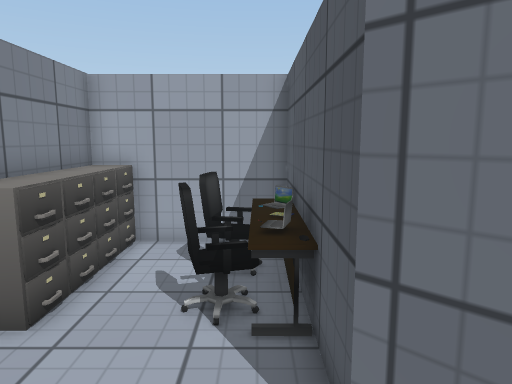
View 1 (above)

12 first-person views from a walk through a scene from a Unity 3-D project. The camera is 1.5 m above the floor, tilts 8° down and sees 70° across. The floor is counted in squares, 0.5 m on a side. Each view is taken from the middle of a square. On the plan, view 1 faces up. The plan holds only what a view shows up to about 20 squares ahead; the rest is blank. Door leaves are left out, so doorways stand open. Some surface patterns are stand-ins.

View 2
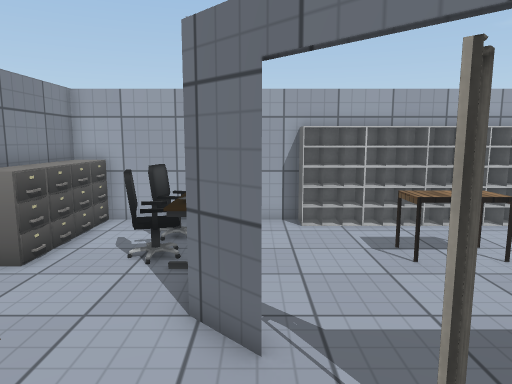

View 3
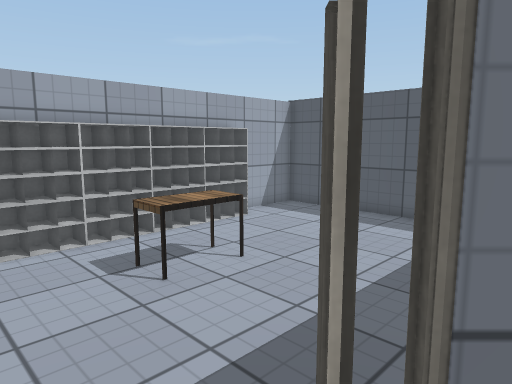

View 4
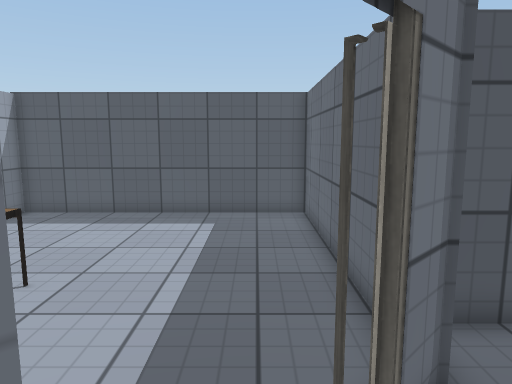

View 5
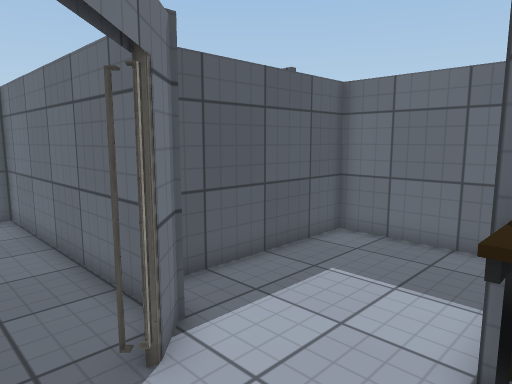

View 6
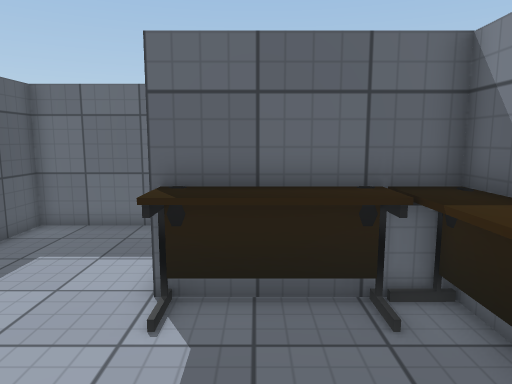

View 7
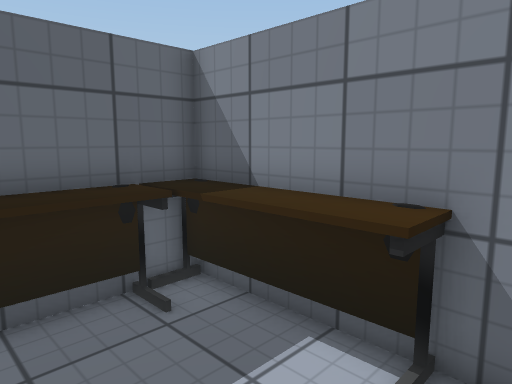

View 8
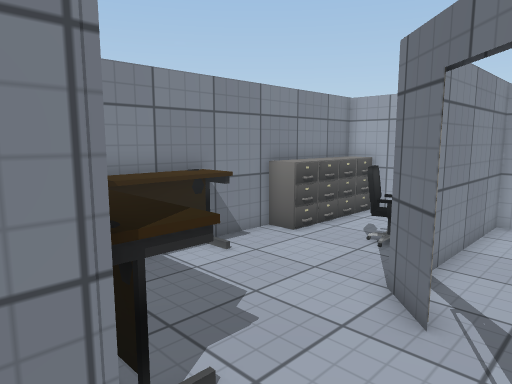

View 9
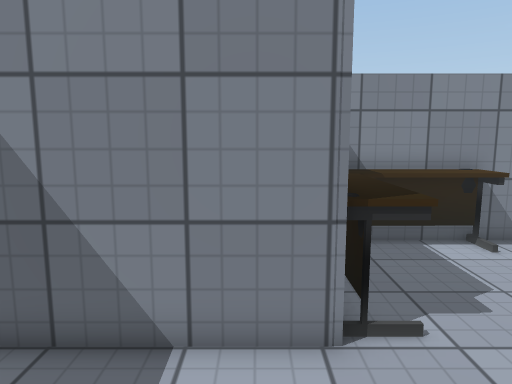

View 10
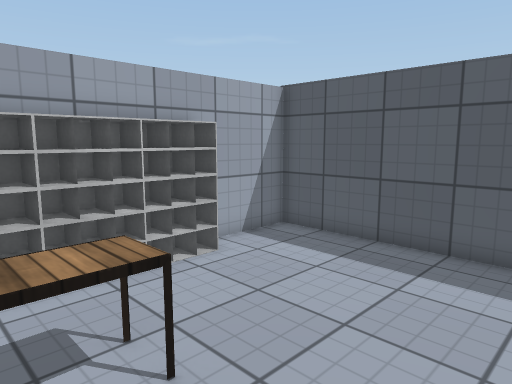

View 11
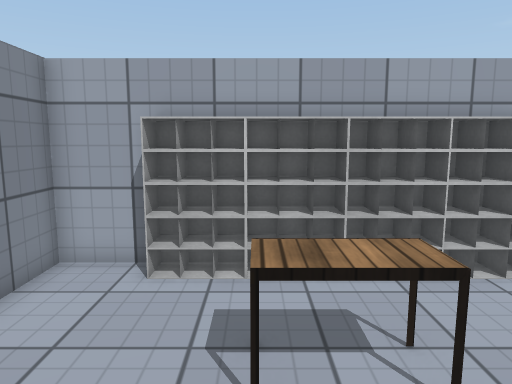

View 12
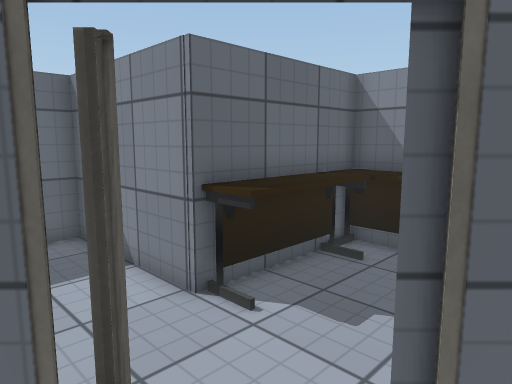

### Floor plan
Points are (right, up) in squares from view 1. A wall is a line through its corners. A room is listed if a view was taken in it or the views show most of it. See-through windows are left out.
Room 1 (views 1, 3, 4, 5, 6, 7)
walls: (2.1, 1.8) (0.9, 2.9) (0.9, 6.6); (0.9, 7.5) (0.9, 10.7) (-4.8, 10.7) (-4.8, -2.7) (1, -2.7)
ways out: opening at (1.5, -1.5) to room 2; open door at (3, 1) to room 3
objects: desk (-4, -2) to (-3, 3); other object (-4, 5); drawers (-4, 6); drawers (-4, 7) to (-4, 8); drawers (-4, 9); desk (-3, -2) to (1, -1); chair (-1, 6) to (-1, 7); chair (-1, 8) to (-1, 9); desk (0, 5); laptop (0, 6); desk (0, 7); laptop (0, 8) to (0, 9); desk (0, 10)
Room 2 (views 2, 8, 9)
walls: (1, -2.7) (1, -8.8) (6.7, -8.8) (6.7, -2.2); (5, -1.2) (3.7, 0.1)
ways out: opening at (1.5, -1.5) to room 1
Room 3 (views 10, 11, 12)
walls: (6, -1.1) (16.1, -1.1) (16.1, 10.7) (13, 10.7); (3.8, 0.2) (4.6, -0.5); (3.8, 10.7) (1, 10.7) (1, 4.6); (1.7, 2.1) (2.1, 1.7); (1.5, 2.6) (2, 2.1); (0.9, 6.6) (0.9, 7.5)
ways out: open door at (3, 1) to room 1
objects: other object (4, 10) to (5, 11); table (6, 6) to (8, 7); other object (6, 10) to (7, 10); other object (8, 10) to (9, 11); other object (10, 10) to (12, 10)

Where each view was taken, in squares from view 1:
view 1: 0 up, 0 right, facing up
view 2: 3 down, 2 right, facing up
view 3: 1 down, 2 right, facing up-right
view 4: 1 up, 1 right, facing right
view 5: 2 up, 0 right, facing down-right
view 6: 4 up, 1 left, facing down
view 7: 4 up, 0 right, facing down-left
view 8: 4 down, 4 right, facing up-left
view 9: 4 down, 6 right, facing left
view 10: 2 up, 6 right, facing up-right
view 11: 2 up, 6 right, facing up
view 12: 3 up, 5 right, facing down-left
